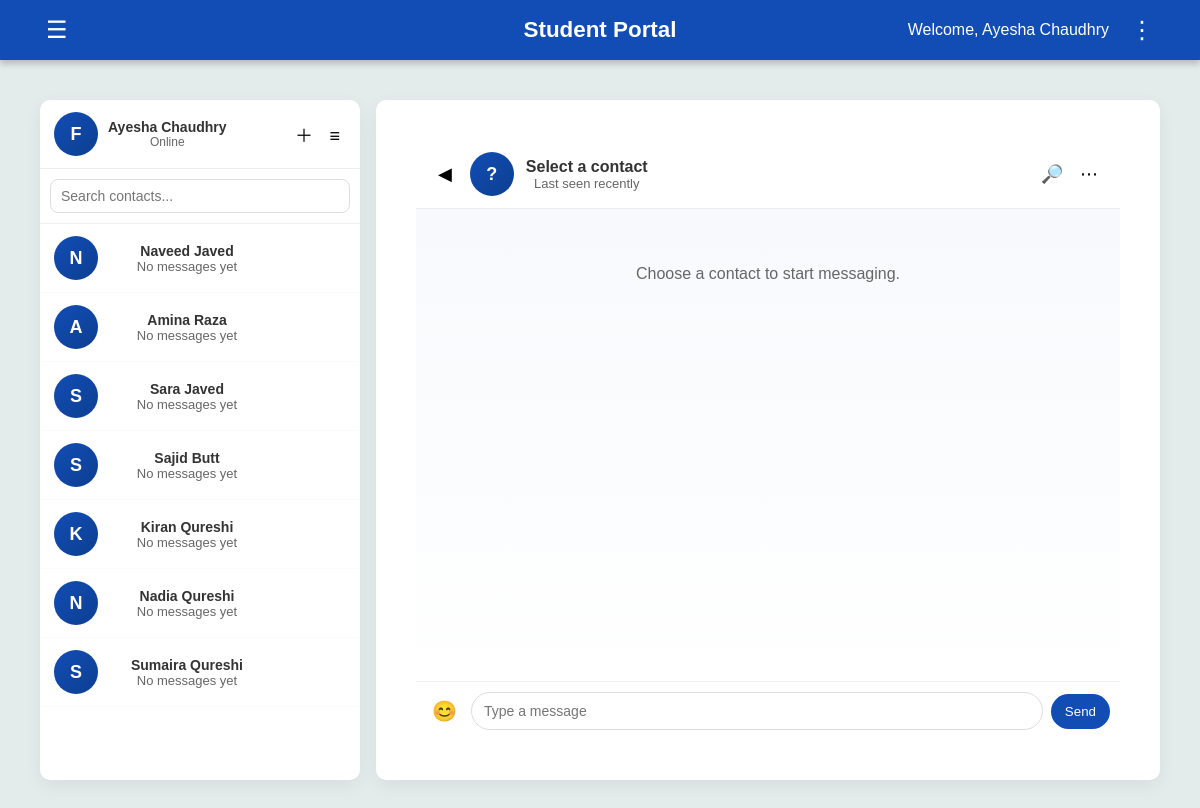
Page /student_inbox (signed in) on the committed database.
### tables this page shows
CREATE TABLE students (
        Roll_No TEXT PRIMARY KEY,
        Name TEXT,
        Gender TEXT,
        DOB TEXT,
        CNIC TEXT,
        Email TEXT,
        Mobile_No TEXT,
        Current_Address TEXT,
        Permanent_Address TEXT,
        Home_Phone TEXT,
        Postal_Code TEXT,
        Password TEXT
    );

CREATE TABLE teachers (
            Teacher_ID TEXT PRIMARY KEY,
            Name TEXT,
            Gender TEXT,
            DOB TEXT,
            CNIC TEXT,
            Email TEXT,
            Mobile_No TEXT,
            Current_Address TEXT,
            Permanent_Address TEXT,
            Home_Phone TEXT,
            Postal_Code TEXT,
            Department TEXT,
            Course_Code TEXT,
            Course_Name TEXT
        );

### app.py (the view)
@app.route('/student_inbox')
def student_inbox():
    if 'user' not in session:
        return redirect(url_for('student_login'))
    sid = session['user']
    conn = sqlite3.connect('flake.db')
    conn.row_factory = sqlite3.Row
    cur = conn.cursor()
    cur.execute("""
        SELECT Roll_No, Name
        FROM students
        WHERE Roll_No = ?
    """, (sid,))
    student = cur.fetchone()
    if not student:
        conn.close()
        flash("Student not found!", "danger")
        return redirect(url_for('student_home'))
    stu_name = student['Name']
    roll_no = student['Roll_No']
    parts = roll_no.split('-')
    dept = None
    if len(parts) >= 2:
        p1 = parts[1]
        if '_' in p1:
            sub = p1.split('_')
            if len(sub) >= 2:
                dept = sub[1]
        else:
            if len(parts) >= 3:
                if '_' in parts[2]:
                    dept = parts[2].split('_')[0]
                else:
                    dept = ''.join([ch for ch in parts[2] if ch.isalpha()])
    if not dept:
        tokens = re.split(r'[_\-]', roll_no)
        for t in tokens:
            if re.fullmatch(r'[A-Za-z]{2,}', t):
                dept = t
                break
    if not dept:
        dept = ''
    cur.execute("""
        SELECT Course_Code
        FROM enrollments
        WHERE Roll_No = ?
    """, (sid,))
    enrolled_courses = [row['Course_Code'] for row in cur.fetchall()]
    if not enrolled_courses:
        contacts = []
        conn.close()
        return render_template('inbox_S.html', user=sid, user_name=stu_name, contacts=contacts)
    placeholders = ','.join(['?' for _ in enrolled_courses])
    query = f"""
        SELECT DISTINCT t.Teacher_ID, t.Name, t.Course_Code, t.Course_Name
        FROM teachers t
        WHERE t.Course_Code IN ({placeholders})
          AND t.Department = ?
    """
    cur.execute(query, tuple(enrolled_courses) + (dept,))
    teachers = cur.fetchall()
    contacts = []
    for t in teachers:
        contacts.append({
            'id': t['Teacher_ID'],
            'name': t['Name'],
            'course_code': t['Course_Code'],
            'course': t['Course_Name'],
            'last_msg': 'No messages yet',
            'last_time': '',
            'unread': 0
        })
    conn.close()
    return render_template(
        'inbox_S.html',
        user=sid,
        user_name=stu_name,
        contacts=contacts
    )

### templates/inbox_S.html (shortened to what this page needs)
{% extends "student_dashboard.html" %}
{% block content %}
<link rel="stylesheet" href="{{ url_for('static', filename='inbox.css') }}">
<div class="inbox-app">
  <aside class="sidebar" id="sidebar">
    <div class="sidebar-header">
      <div class="me">
        <div class="avatar">{{ user[0]|upper }}</div>
        <div class="me-info">
          <div class="me-name">{{ user_name if user_name else user }}</div>
          <div class="me-status">Online</div>
        </div>
      </div>
      <div class="sidebar-actions">
        <button class="icon-btn" id="newChatBtn" title="New chat">＋</button>
        <button class="icon-btn" id="sidebarToggle" title="Toggle">≡</button>
      </div>
    </div>
    <div class="search">
      <input type="search" id="contactSearch" placeholder="Search contacts..." />
    </div>
    <div class="contacts" id="contactsList">
      {% for c in contacts %}
      <div class="contact-item" data-id="{{ c.id }}" data-name="{{ c.name }}">
        <div class="contact-left">
          <div class="contact-avatar">{{ c.name[0]|upper }}</div>
        </div>
        <div class="contact-mid">
          <div class="contact-name">{{ c.name }}</div>
          <div class="contact-last">{{ c.last_msg or "" }}</div>
        </div>
      </div>
      {% else %}
      <div class="no-contacts">No contacts found.</div>
      {% endfor %}
    </div>
  </aside>
  <main class="chat-area" id="chatArea">
    <div class="chat-header" id="chatHeader">
      <div class="header-left">
        <button class="icon-btn" id="backToContacts" title="Back">◀</button>
        <div class="chat-avatar" id="chatAvatar">?</div>
        <div class="chat-meta">
          <div class="chat-name" id="chatName">Select a contact</div>
          <div class="chat-sub">Last seen recently</div>
        </div>
      </div>
      <div class="header-actions">
        <button class="icon-btn" title="Search messages">🔎</button>
        <button class="icon-btn" title="More">⋯</button>
      </div>
    </div>
    <div class="messages-wrap" id="messagesWrap">
      <div class="messages-empty">Choose a contact to start messaging.</div>
    </div>
    <form id="messageForm" class="message-form" autocomplete="off" onsubmit="return false;">
      <button type="button" class="emoji-btn" title="Emoji">😊</button>
      <input type="text" id="messageInput" placeholder="Type a message" />
      <button type="submit" id="sendBtn" class="send-btn">Send</button>
    </form>
  </main>
</div>
{% endblock %}

### templates/student_dashboard.html (shortened to what this page needs)
<!DOCTYPE html>
<html lang="en">
  <head>
    <link
      rel="stylesheet"
      href="{{ url_for('static', filename='portal_template.css') }}"
    />
    <link
      rel="stylesheet"
      href="https://cdnjs.cloudflare.com/ajax/libs/font-awesome/6.5.0/css/all.min.css"
    />
  </head>
  <body>
    <header>
      <button class="left-btn" id="menuToggle">&#9776;</button>
      <h1 class="portal-title"><b>Student Portal</b></h1>
      <div class="user-info">
        <span>Welcome, {{ session.get('user_name', 'Student') }}</span>
        <button class="options-btn" id="optionsToggle">&#8942;</button>
      </div>
    </header>
    <main>
      {% block content %}{% endblock %}
    </main>
  </body>
</html>

### static/portal_template.css (style rules this page uses)
body { margin: 0; font-family: Arial, Helvetica, sans-serif; background-color: #E4EBEB; color: #333; }
header { background-color: #124DB5; display: flex; justify-content: space-between; align-items: center; padding: 15px 40px; color: white; box-shadow: 0 4px 6px rgba(0,0,0,0.2); position: relative; }
.left-btn, .options-btn { background: none; border: none; color: white; font-size: 24px; cursor: pointer; position: relative; }
.user-info { display: flex; align-items: center; gap: 15px; position: relative; }
main { padding: 40px; text-align: center; }
.portal-title { position: absolute; left: 50%; transform: translateX(-50%); font-size: 1.4rem; font-weight: bold; }

### static/inbox.css (style rules this page uses)
.inbox-app { display: flex; height: calc(100vh - 120px); gap: 16px; }
.sidebar { width: 320px; min-width: 220px; background: #fff; border-radius: 10px; box-shadow: 0 6px 18px rgba(0,0,0,0.06); display: flex; flex-direction: column; overflow: hidden; }
.sidebar-header { display: flex; justify-content: space-between; align-items: center; padding: 12px 14px; border-bottom: 1px solid #eee; }
.me { display: flex; gap: 10px; align-items: center; }
.avatar, .contact-avatar, .chat-avatar { width: 44px; height: 44px; border-radius: 50%; background: linear-gradient(135deg,#124DB5,#0d3f91); color: #fff; display:flex; align-items:center; justify-content:center; font-weight:700; font-size:18px; }
.me-info .me-name { font-weight:700; font-size:14px; }
.me-info .me-status { font-size:12px; color:#666; }
.icon-btn { background: none; border: none; font-size: 18px; padding: 6px; cursor: pointer; }
.search { padding: 10px; border-bottom: 1px solid #f0f0f0; }
.search input { width: 100%; padding: 8px 10px; border-radius: 8px; border: 1px solid #ddd; font-size: 14px; }
.contacts { overflow-y: auto; flex: 1 1 auto; }
.contact-item { display: flex; gap: 12px; align-items: center; padding: 12px 14px; cursor: pointer; border-bottom: 1px solid #fafafa; }
.contact-left { flex: 0 0 44px; }
.contact-mid { flex: 1 1 auto; min-width:0; }
.contact-name { font-weight:700; font-size:14px; white-space:nowrap; overflow:hidden; text-overflow:ellipsis; }
.contact-last { font-size:13px; color:#666; white-space:nowrap; overflow:hidden; text-overflow:ellipsis; }
.chat-area { flex: 1 1 auto; background: #fff; border-radius: 10px; display: flex; flex-direction: column; overflow: hidden; box-shadow: 0 6px 18px rgba(0,0,0,0.06); }
.chat-header { padding: 12px 16px; display:flex; align-items:center; justify-content:space-between; border-bottom: 1px solid #eee; }
.header-left { display:flex; align-items:center; gap:12px; }
.chat-meta .chat-name { font-weight:700; font-size:16px; }
.chat-sub { font-size:13px; color:#666; }
.messages-wrap { padding: 16px; flex: 1 1 auto; overflow-y: auto; background: linear-gradient(180deg, #f7f9fc 0%, #ffffff 100%); }
.message-form { display:flex; gap:8px; align-items:center; padding:10px; border-top:1px solid #eee; }
.message-form input[type="text"] { flex: 1 1 auto; padding:10px 12px; border-radius: 20px; border: 1px solid #ddd; font-size:14px; }
.send-btn { background:#124DB5; color:#fff; border:none; padding:10px 14px; border-radius:18px; cursor:pointer; }
.emoji-btn { background:none; border:none; font-size:20px; cursor:pointer; }
.messages-empty { color:#666; text-align:center; margin-top:40px; }

### rows in the picture
students: get "Ayesha Chaudhry", Name "Ayesha Chaudhry"
teachers: Name "N", name "Naveed Javed", last_msg "No messages yet"
teachers: Name "A", name "Amina Raza", last_msg "No messages yet"
teachers: Name "S", name "Sara Javed", last_msg "No messages yet"
teachers: Name "S", name "Sajid Butt", last_msg "No messages yet"
teachers: Name "K", name "Kiran Qureshi", last_msg "No messages yet"
teachers: Name "N", name "Nadia Qureshi", last_msg "No messages yet"
teachers: Name "S", name "Sumaira Qureshi", last_msg "No messages yet"

### other values in the picture
{{ user[0]|upper }} "F"
